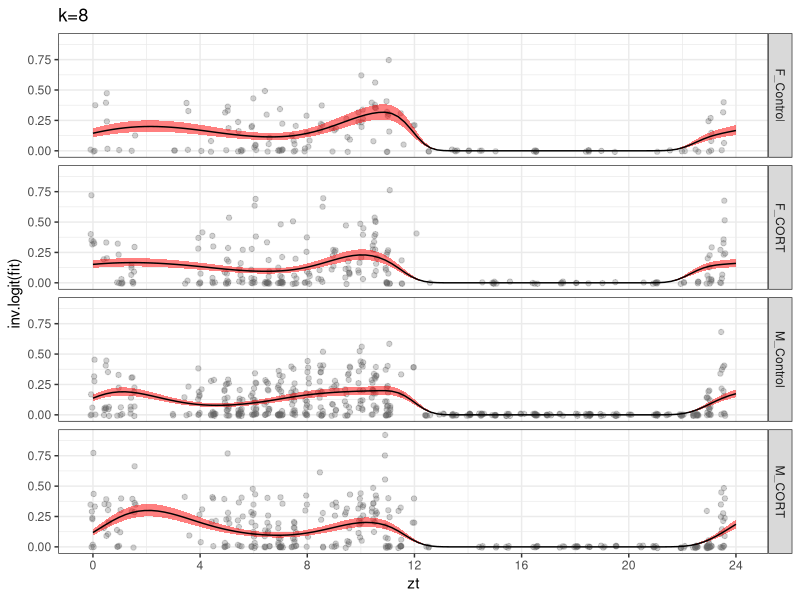
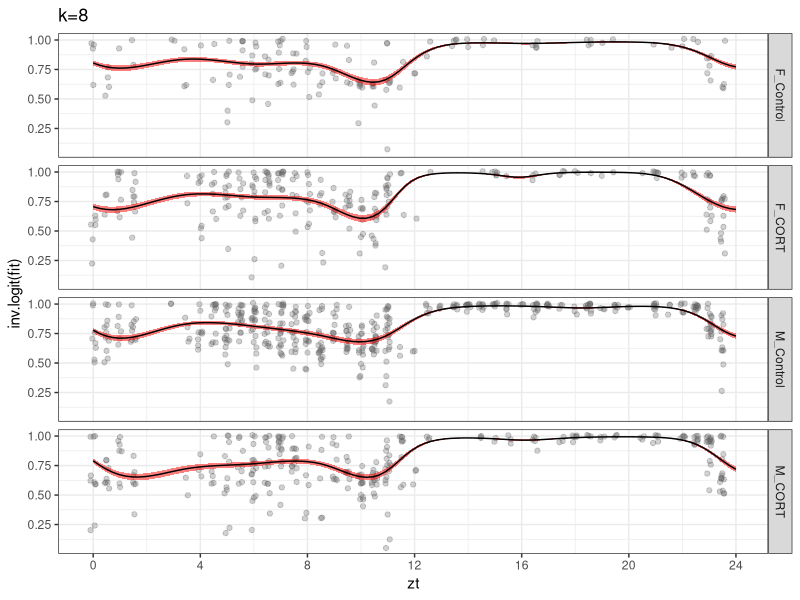
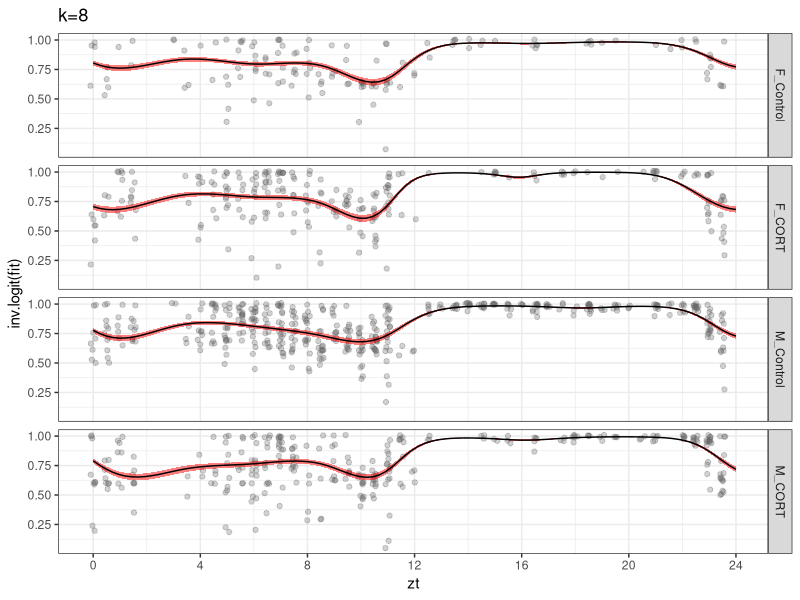
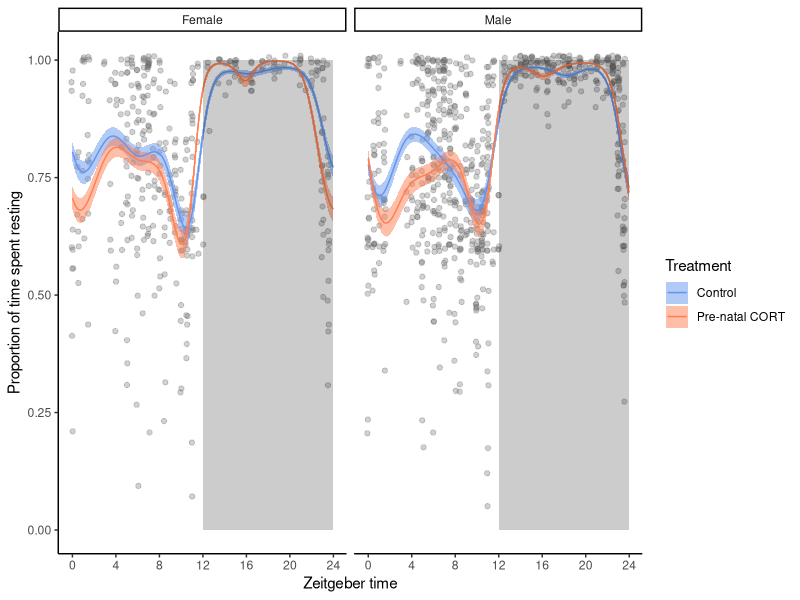
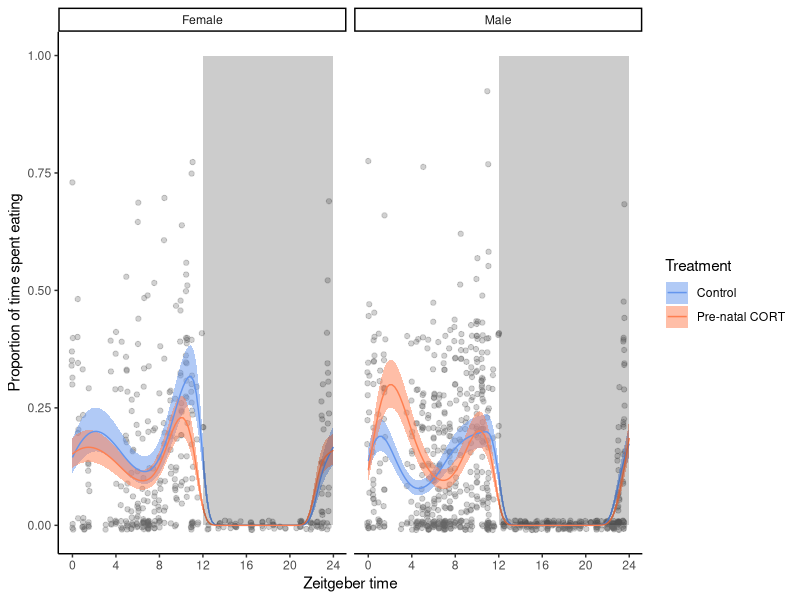

Generate these figures, in order, with R:

rm(list=ls())
# preliminaries ####

## libraries ####
require(reshape2)
library(mgcv)
library(boot)
library(tidyverse)


theme_set(theme_bw())

## load data ####

#df_cort_wide<-read.csv("final_phd_paper_small.csv")

df_cort_wide<-read.csv("final_phd_paper_small_withpreen_final.csv")

df_cort_long <- df_cort_wide %>% 
  pivot_longer(cols = eatdrinkfor:rest,
               names_to = "behaviour",
               values_to = "secs_performed") %>% 
  mutate(secs_performed = secs_performed) 

#calcualte secs not performed.
df_cort_long <- df_cort_long %>%
  mutate(secs_not = 300 - secs_performed)

##flagged cages light turned of during recording, so less time samples. B3=96 SECS,C4=78 SECS, C7=84 SECS.
b3<- df_cort_long %>% filter(flag=='1' & cage== 'b3')%>%
  mutate(secs_not = 96 - secs_performed)

c4<- df_cort_long %>% filter(flag=='1' & cage== 'c4')%>%
  mutate(secs_not = 78 - secs_performed)

c7<- df_cort_long %>% filter(flag=='1' & cage== 'c7')%>%
  mutate(secs_not = 84 - secs_performed)

#remove original incorrect secs not from dataframe

df_cort_long <-df_cort_long  %>%
  filter(flag=='0')

#put in correct values for B3,C4 and C7

df_cort_long <-bind_rows(df_cort_long,b3,c4,c7)

#df_cort_long %>% filter(flag=='1')


df_cort_long$behaviour<-as.factor(df_cort_long$behaviour)
df_cort_long$sex<-as.factor(df_cort_long$sex)
df_cort_long$id<-as.factor(df_cort_long$id)
df_cort_long$treatment<-as.factor(df_cort_long$treatment)
df_cort_long$cage<-as.factor(df_cort_long$cage)

rest_data<-filter(df_cort_long, behaviour == "rest")

rest_data <- rest_data %>% 
  mutate(prop_behav = secs_performed / (secs_performed+secs_not))


df_rest <- as_tibble(rest_data) 

df_rest <- df_rest %>% 
  mutate(sex_treat = paste(sex,treatment,
                           sep = "_")) 


eat_data<-filter(df_cort_long, behaviour == "eatdrinkfor")

eat_data <- eat_data %>% 
  mutate(prop_behav = secs_performed / (secs_performed+secs_not))

df_eat <- as_tibble(eat_data) 

df_eat <- df_eat %>% 
  mutate(sex_treat = paste(sex,treatment,
                           sep = "_")) 


#####run models for eat

egam1<-gam(cbind(secs_performed,secs_not) ~
             s(zt, bs= "cc",k=8)+
             s(cage, bs = "re")+
             s(id, bs = "re"),
           data=df_eat,
           method = 'REML',
           family = "binomial")

egam2<-gam(cbind(secs_performed,secs_not) ~
             s(zt, by=sex, bs= "cc",k=8)+
             s(cage, bs = "re")+
             s(id, bs = "re"),
           data=df_eat, 
           method = 'REML',
           family = "binomial")


egam3<-gam(cbind(secs_performed,secs_not) ~
             s(zt, by=treatment, bs= "cc",k=6)+
             s(cage, bs = "re")+
             s(id, bs = "re"),
           data=df_eat, 
           method = 'REML',
           family = "binomial")

egam4<-gam(cbind(secs_performed,secs_not) ~
             s(zt, by = factor(sex_treat), bs = "cc", k=8)+
             s(cage, bs = "re")+
             s(id, bs = "re"),
           data = df_eat,
           method = 'REML',
           family = "binomial")

egam5<-gam(cbind(secs_performed,secs_not) ~
             s(zt, by=treatment, bs= "cc", k = 6)+
             s(zt, by= sex, bs="cc", k = 6) +
             s(cage, bs = "re")+
             s(id, bs = "re"),
           data=df_eat, #df_cort_long
           method = 'REML',
           family = "binomial")

eall<-AIC(egam1,egam2,egam3, egam4,egam5)


eall[order(eall$AIC),]

eall['Delta AIC'] = eall['AIC']- min(eall['AIC'])
eall[order(eall$AIC),]


summary(egam4)

######################################################################

rgam1<-gam(cbind(secs_performed,secs_not) ~
             s(zt, bs="cc",
               k =10) +
             s(cage, bs = "re")+
             s(id, bs = "re"),
           data=df_rest,
           method = 'REML',
           family = "binomial")

rgam2<-gam(cbind(secs_performed,secs_not) ~
             s(zt, by= sex, bs="cc",
               k =10) +
             s(cage, bs = "re")+
             s(id, bs = "re"),
           data=df_rest,
           method = 'REML',
           family = "binomial")

rgam3<-gam(cbind(secs_performed,secs_not) ~
             s(zt, by=treatment, bs= "cc",
               k = 10)+
             s(cage, bs = "re")+
             s(id, bs = "re"),
           data=df_rest, 
           method = 'REML',
           family = "binomial")

rgam4<-gam(cbind(secs_performed,secs_not) ~
             s(zt, by = factor(sex_treat), bs = "cc", k=10)+
             s(cage, bs = "re")+
             s(id, bs = "re"),
           data = df_rest,
           method = 'REML',
           family = "binomial")

rgam5<-gam(cbind(secs_performed,secs_not) ~
             s(zt, by=treatment, bs= "cc", k= 10)+
             s(zt, by= sex, bs="cc", k= 10) +
             s(cage, bs = "re")+
             s(id, bs = "re"),
           data=df_rest, 
           method = 'REML',
           family = "binomial")




rall<-AIC(rgam1,rgam2,rgam3,rgam4, rgam5)

rall[order(rall$AIC),]

rall['Delta AIC'] = rall['AIC']- min(rall['AIC'])
rall[order(rall$AIC),]

summary(rgam4)


#############################################################################
#############################################################################


df_newdat_sextreat <- crossing(sex_treat = c("F_Control",
                                             "F_CORT",
                                             "M_Control",
                                             "M_CORT"),
                               zt = seq(0,24, length = 100),
                               cage = levels(factor(df_cort_long$cage)),
                               id = levels(factor(df_cort_long$id)))


egam_preds_matrix <- predict(egam4, 
                                newdata = df_newdat_sextreat,
                                se.fit = TRUE,
                                re.form = NA, exclude=c("s(cage)","s(id)"))


egam_preds_df <- bind_cols(df_newdat_sextreat,
                              egam_preds_matrix)


library(ggplot2)

egam_preds_df %>% 
  # filter(cage %in% c("b4") & id == "plusb2") %>% 
  ggplot(aes(x = zt, y = inv.logit(fit)))+
  geom_jitter(data = df_eat,
              aes(y = prop_behav),
              alpha = 0.3,
              colour = "gray40",
              width = 0.1,
              height = 0.01)+
  geom_ribbon(aes(ymin = inv.logit(fit - 1.96 * se.fit),
                  ymax = inv.logit(fit + 1.96 * se.fit)),
              alpha = 0.5,
              fill = "red" )+
  geom_line() +
  facet_grid(sex_treat ~.) +
  scale_x_continuous(breaks = c(0,4,8,12,16,20,24))+
  ggtitle("k=8")


####



df_newdat_sextreat <- crossing(sex_treat = c("F_Control",
                                             "F_CORT",
                                             "M_Control",
                                             "M_CORT"),
                               zt = seq(0,24, length = 100),
                               cage = levels(factor(df_cort_long$cage)),
                               id = levels(factor(df_cort_long$id)))


rgam_preds_matrix <- predict(rgam4, 
                             newdata = df_newdat_sextreat,
                             se.fit = TRUE,
                             re.form = NA, exclude=c("s(cage)","s(id)"))


rgam_preds_df <- bind_cols(df_newdat_sextreat,
                           rgam_preds_matrix)

rgam_preds_df %>% 
  # filter(cage %in% c("b4") & id == "plusb2") %>% 
  ggplot(aes(x = zt, y = inv.logit(fit)))+
  geom_jitter(data = df_rest,
              aes(y = prop_behav),
              alpha = 0.3,
              colour = "gray40",
              width = 0.1,
              height = 0.01)+
  geom_ribbon(aes(ymin = inv.logit(fit - 1.96 * se.fit),
                  ymax = inv.logit(fit + 1.96 * se.fit)),
              alpha = 0.5,
              fill = "red" )+
  geom_line() +
  facet_grid(sex_treat ~.) +
  scale_x_continuous(breaks = c(0,4,8,12,16,20,24))+
  ggtitle("k=8")



######################
###correct graphs####
labels <- c(F = "Female", M = "Male")
##int graph##################

egam_preds_df_plot <- egam_preds_df %>% 
  separate_wider_delim(sex_treat, "_", names = c("sex", "treatment"))

eat_plot<-egam_preds_df_plot %>% 
  ggplot(aes(x = zt, y = inv.logit(fit), color=treatment))+
  geom_jitter(data = df_eat,
              aes(y = prop_behav),
              alpha = 0.3,
              colour = "gray40",
              width = 0.1,
              height = 0.01)+
  geom_ribbon(aes(ymin = inv.logit(fit - 1.96 * se.fit),
                  ymax = inv.logit(fit + 1.96 * se.fit),
                  
                  fill = treatment ), alpha = 0.5, linetype = 0 )+
  scale_fill_manual(values = c("cornflowerblue",
                               "coral"), name="Treatment",labels = c("Control", "Pre-natal CORT"))+
  scale_color_manual(values = c("cornflowerblue",
                                "coral"), name="Treatment",labels = c("Control", "Pre-natal CORT"))+
  geom_line() +
  facet_grid(~ sex,labeller=labeller(sex = labels))+
  scale_x_continuous(breaks = c(0,4,8,12,16,20,24))+
  # scale_y_continuous("Proportion of time spent eating", breaks=c(0, 0.20, 0.40, 0.60, 0.80, 1.00), labels= c("0", "20", "40", "60", "80", "100"))+
  annotate('rect', xmin=12, xmax=24, ymin=0, ymax=1, alpha=.2, fill='black')+ 
  labs(x = "Zeitgeber time", y="Proportion of time spent eating")+
  theme_classic()


###rest


  
  
  df_newdat_sextreat <- crossing(sex_treat = c("F_Control",
                                               "F_CORT",
                                               "M_Control",
                                               "M_CORT"),
                                 zt = seq(0,24, length = 100),
                                 cage = levels(factor(df_cort_long$cage)),
                                 id = levels(factor(df_cort_long$id)))
  
  
  rgam_preds_matrix <- predict(rgam4, 
                               newdata = df_newdat_sextreat,
                               se.fit = TRUE,
                               re.form = NA, exclude=c("s(cage)","s(id)"))
  
  
  rgam_preds_df <- bind_cols(df_newdat_sextreat,
                             rgam_preds_matrix)
  
  
  library(ggplot2)
  
  rgam_preds_df %>% 
    # filter(cage %in% c("b4") & id == "plusb2") %>% 
    ggplot(aes(x = zt, y = inv.logit(fit)))+
    geom_jitter(data = df_rest,
                aes(y = prop_behav),
                alpha = 0.3,
                colour = "gray40",
                width = 0.1,
                height = 0.01)+
    geom_ribbon(aes(ymin = inv.logit(fit - 1.96 * se.fit),
                    ymax = inv.logit(fit + 1.96 * se.fit)),
                alpha = 0.5,
                fill = "red" )+
    geom_line() +
    facet_grid(sex_treat ~.) +
    scale_x_continuous(breaks = c(0,4,8,12,16,20,24))+
    ggtitle("k=8")
  
  
  
  
  ######################
  ###correct graphs####
  labels <- c(F = "Female", M = "Male")
  ##int graph##################
  
  rgam_preds_df_plot <- rgam_preds_df %>% 
    separate_wider_delim(sex_treat, "_", names = c("sex", "treatment"))
  
rest_plot<-  rgam_preds_df_plot %>% 
    ggplot(aes(x = zt, y = inv.logit(fit), color=treatment))+
    geom_jitter(data = rest_data,
                aes(y = prop_behav),
                alpha = 0.3,
                colour = "gray40",
                width = 0.1,
                height = 0.01)+
    geom_ribbon(aes(ymin = inv.logit(fit - 1.96 * se.fit),
                    ymax = inv.logit(fit + 1.96 * se.fit),
                    
                    fill = treatment ), alpha = 0.5,linetype = 0)+
    scale_fill_manual(values = c("cornflowerblue",
                                 "coral"), name="Treatment",labels = c("Control", "Pre-natal CORT"))+
    scale_color_manual(values = c("cornflowerblue",
                                  "coral"), name="Treatment",labels = c("Control", "Pre-natal CORT"))+
    geom_line() +
    facet_grid(~ sex,labeller=labeller(sex = labels))+
    scale_x_continuous(breaks = c(0,4,8,12,16,20,24))+
    annotate('rect', xmin=12, xmax=24, ymin=0, ymax=1, alpha=.2, fill='black')+ 
    labs(x = "Zeitgeber time", y="Proportion of time spent resting")+
    theme_classic()


rest_plot

eat_plot
